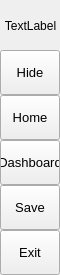
        <widget class="QFrame" name="leftMenuBg">
         <property name="minimumSize">
          <size>
           <width>60</width>
           <height>0</height>
          </size>
         </property>
         <property name="maximumSize">
          <size>
           <width>60</width>
           <height>16777215</height>
          </size>
         </property>
         <property name="frameShape">
          <enum>QFrame::NoFrame</enum>
         </property>
         <property name="frameShadow">
          <enum>QFrame::Raised</enum>
         </property>
         <layout class="QVBoxLayout" name="verticalLayout_3">
          <property name="spacing">
           <number>0</number>
          </property>
          <property name="leftMargin">
           <number>0</number>
          </property>
          <property name="topMargin">
           <number>0</number>
          </property>
          <property name="rightMargin">
           <number>0</number>
          </property>
          <property name="bottomMargin">
           <number>0</number>
          </property>
          <item>
           <widget class="QFrame" name="topLogoInfo">
            <property name="minimumSize">
             <size>
              <width>0</width>
              <height>50</height>
             </size>
            </property>
            <property name="maximumSize">
             <size>
              <width>16777215</width>
              <height>50</height>
             </size>
            </property>
            <property name="frameShape">
             <enum>QFrame::NoFrame</enum>
            </property>
            <property name="frameShadow">
             <enum>QFrame::Raised</enum>
            </property>
            <widget class="QLabel" name="titleLeftApp">
             <property name="geometry">
              <rect>
               <x>70</x>
               <y>8</y>
               <width>160</width>
               <height>20</height>
              </rect>
             </property>
             <property name="font">
              <font>
               <family>Segoe UI Semibold</family>
               <pointsize>12</pointsize>
               <italic>false</italic>
               <fontweight></fontweight>
              </font>
             </property>
             <property name="text">
              <string>Pegasus</string>
             </property>
             <property name="alignment">
              <set>Qt::AlignLeading|Qt::AlignLeft|Qt::AlignTop</set>
             </property>
            </widget>
            <widget class="QLabel" name="titleLeftDescription">
             <property name="geometry">
              <rect>
               <x>70</x>
               <y>27</y>
               <width>160</width>
               <height>16</height>
              </rect>
             </property>
             <property name="maximumSize">
              <size>
               <width>16777215</width>
               <height>16</height>
              </size>
             </property>
             <property name="font">
              <font>
               <family>Segoe UI</family>
               <pointsize>8</pointsize>
               <italic>false</italic>
               <bold>false</bold>
              </font>
             </property>
             <property name="text">
              <string>Server for STM32 based device</string>
             </property>
             <property name="alignment">
              <set>Qt::AlignLeading|Qt::AlignLeft|Qt::AlignTop</set>
             </property>
            </widget>
            <widget class="QLabel" name="logoLabel">
             <property name="geometry">
              <rect>
               <x>0</x>
               <y>0</y>
               <width>61</width>
               <height>51</height>
              </rect>
             </property>
             <property name="text">
              <string>TextLabel</string>
             </property>
             <property name="alignment">
              <set>Qt::AlignCenter</set>
             </property>
             <property name="indent">
              <number>0</number>
             </property>
            </widget>
           </widget>
          </item>
          <item>
           <widget class="QFrame" name="leftMenuFrame">
            <property name="frameShape">
             <enum>QFrame::NoFrame</enum>
            </property>
            <property name="frameShadow">
             <enum>QFrame::Raised</enum>
            </property>
            <layout class="QVBoxLayout" name="verticalMenuLayout">
             <property name="spacing">
              <number>0</number>
             </property>
             <property name="leftMargin">
              <number>0</number>
             </property>
             <property name="topMargin">
              <number>0</number>
             </property>
             <property name="rightMargin">
              <number>0</number>
             </property>
             <property name="bottomMargin">
              <number>0</number>
             </property>
             <item>
              <widget class="QFrame" name="toggleBox">
               <property name="maximumSize">
                <size>
                 <width>16777215</width>
                 <height>45</height>
                </size>
               </property>
               <property name="frameShape">
                <enum>QFrame::NoFrame</enum>
               </property>
               <property name="frameShadow">
                <enum>QFrame::Raised</enum>
               </property>
               <layout class="QVBoxLayout" name="verticalLayout_4">
                <property name="spacing">
                 <number>0</number>
                </property>
                <property name="leftMargin">
                 <number>0</number>
                </property>
                <property name="topMargin">
                 <number>0</number>
                </property>
                <property name="rightMargin">
                 <number>0</number>
                </property>
                <property name="bottomMargin">
                 <number>0</number>
                </property>
                <item>
                 <widget class="QPushButton" name="toggleButton">
                  <property name="sizePolicy">
                   <sizepolicy hsizetype="Expanding" vsizetype="Fixed">
                    <horstretch>0</horstretch>
                    <verstretch>0</verstretch>
                   </sizepolicy>
                  </property>
                  <property name="minimumSize">
                   <size>
                    <width>0</width>
                    <height>45</height>
                   </size>
                  </property>
                  <property name="font">
                   <font>
                    <family>Segoe UI</family>
                    <pointsize>10</pointsize>
                    <italic>false</italic>
                    <bold>false</bold>
                   </font>
                  </property>
                  <property name="cursor">
                   <cursorShape>PointingHandCursor</cursorShape>
                  </property>
                  <property name="layoutDirection">
                   <enum>Qt::LeftToRight</enum>
                  </property>
                  <property name="styleSheet">
                   <string notr="true">background-image: url(:/icons/images/icons/icon_menu.png);</string>
                  </property>
                  <property name="text">
                   <string>Hide</string>
                  </property>
                 </widget>
                </item>
               </layout>
              </widget>
             </item>
             <item alignment="Qt::AlignTop">
              <widget class="QFrame" name="topMenu">
               <property name="frameShape">
                <enum>QFrame::NoFrame</enum>
               </property>
               <property name="frameShadow">
                <enum>QFrame::Raised</enum>
               </property>
               <layout class="QVBoxLayout" name="verticalLayout_8">
                <property name="spacing">
                 <number>0</number>
                </property>
                <property name="leftMargin">
                 <number>0</number>
                </property>
                <property name="topMargin">
                 <number>0</number>
                </property>
                <property name="rightMargin">
                 <number>0</number>
                </property>
                <property name="bottomMargin">
                 <number>0</number>
                </property>
                <item>
                 <widget class="QPushButton" name="btn_home">
                  <property name="sizePolicy">
                   <sizepolicy hsizetype="Expanding" vsizetype="Fixed">
                    <horstretch>0</horstretch>
                    <verstretch>0</verstretch>
                   </sizepolicy>
                  </property>
                  <property name="minimumSize">
                   <size>
                    <width>0</width>
                    <height>45</height>
                   </size>
                  </property>
                  <property name="font">
                   <font>
                    <family>Segoe UI</family>
                    <pointsize>10</pointsize>
                    <italic>false</italic>
                    <bold>false</bold>
                   </font>
                  </property>
                  <property name="cursor">
                   <cursorShape>PointingHandCursor</cursorShape>
                  </property>
                  <property name="layoutDirection">
                   <enum>Qt::LeftToRight</enum>
                  </property>
                  <property name="styleSheet">
                   <string notr="true">background-image: url(:/icons/images/icons/cil-home.png);</string>
                  </property>
                  <property name="text">
                   <string>Home</string>
                  </property>
                 </widget>
                </item>
                <item>
                 <widget class="QPushButton" name="btn_new">
                  <property name="sizePolicy">
                   <sizepolicy hsizetype="Expanding" vsizetype="Fixed">
                    <horstretch>0</horstretch>
                    <verstretch>0</verstretch>
                   </sizepolicy>
                  </property>
                  <property name="minimumSize">
                   <size>
                    <width>0</width>
                    <height>45</height>
                   </size>
                  </property>
                  <property name="font">
                   <font>
                    <family>Segoe UI</family>
                    <pointsize>10</pointsize>
                    <italic>false</italic>
                    <bold>false</bold>
                   </font>
                  </property>
                  <property name="cursor">
                   <cursorShape>PointingHandCursor</cursorShape>
                  </property>
                  <property name="layoutDirection">
                   <enum>Qt::LeftToRight</enum>
                  </property>
                  <property name="styleSheet">
                   <string notr="true">background-image: url(:/icons/images/icons/cil-camera.png);</string>
                  </property>
                  <property name="text">
                   <string>Dashboard</string>
                  </property>
                 </widget>
                </item>
                <item>
                 <widget class="QPushButton" name="btn_save">
                  <property name="sizePolicy">
                   <sizepolicy hsizetype="Expanding" vsizetype="Fixed">
                    <horstretch>0</horstretch>
                    <verstretch>0</verstretch>
                   </sizepolicy>
                  </property>
                  <property name="minimumSize">
                   <size>
                    <width>0</width>
                    <height>45</height>
                   </size>
                  </property>
                  <property name="font">
                   <font>
                    <family>Segoe UI</family>
                    <pointsize>10</pointsize>
                    <italic>false</italic>
                    <bold>false</bold>
                   </font>
                  </property>
                  <property name="cursor">
                   <cursorShape>PointingHandCursor</cursorShape>
                  </property>
                  <property name="layoutDirection">
                   <enum>Qt::LeftToRight</enum>
                  </property>
                  <property name="styleSheet">
                   <string notr="true">background-image: url(:/icons/images/icons/cil-save.png)</string>
                  </property>
                  <property name="text">
                   <string>Save</string>
                  </property>
                 </widget>
                </item>
                <item>
                 <widget class="QPushButton" name="btn_exit">
                  <property name="sizePolicy">
                   <sizepolicy hsizetype="Expanding" vsizetype="Fixed">
                    <horstretch>0</horstretch>
                    <verstretch>0</verstretch>
                   </sizepolicy>
                  </property>
                  <property name="minimumSize">
                   <size>
                    <width>0</width>
                    <height>45</height>
                   </size>
                  </property>
                  <property name="font">
                   <font>
                    <family>Segoe UI</family>
                    <pointsize>10</pointsize>
                    <italic>false</italic>
                    <bold>false</bold>
                   </font>
                  </property>
                  <property name="cursor">
                   <cursorShape>PointingHandCursor</cursorShape>
                  </property>
                  <property name="layoutDirection">
                   <enum>Qt::LeftToRight</enum>
                  </property>
                  <property name="styleSheet">
                   <string notr="true">background-image: url(:/icons/images/icons/cil-x.png);</string>
                  </property>
                  <property name="text">
                   <string>Exit</string>
                  </property>
                 </widget>
                </item>
               </layout>
              </widget>
             </item>
             <item alignment="Qt::AlignBottom">
              <widget class="QFrame" name="bottomMenu">
               <property name="frameShape">
                <enum>QFrame::NoFrame</enum>
               </property>
               <property name="frameShadow">
                <enum>QFrame::Raised</enum>
               </property>
               <layout class="QVBoxLayout" name="verticalLayout_9">
                <property name="spacing">
                 <number>0</number>
                </property>
                <property name="leftMargin">
                 <number>0</number>
                </property>
                <property name="topMargin">
                 <number>0</number>
                </property>
                <property name="rightMargin">
                 <number>0</number>
                </property>
                <property name="bottomMargin">
                 <number>0</number>
                </property>
               </layout>
              </widget>
             </item>
            </layout>
           </widget>
          </item>
         </layout>
        </widget>
